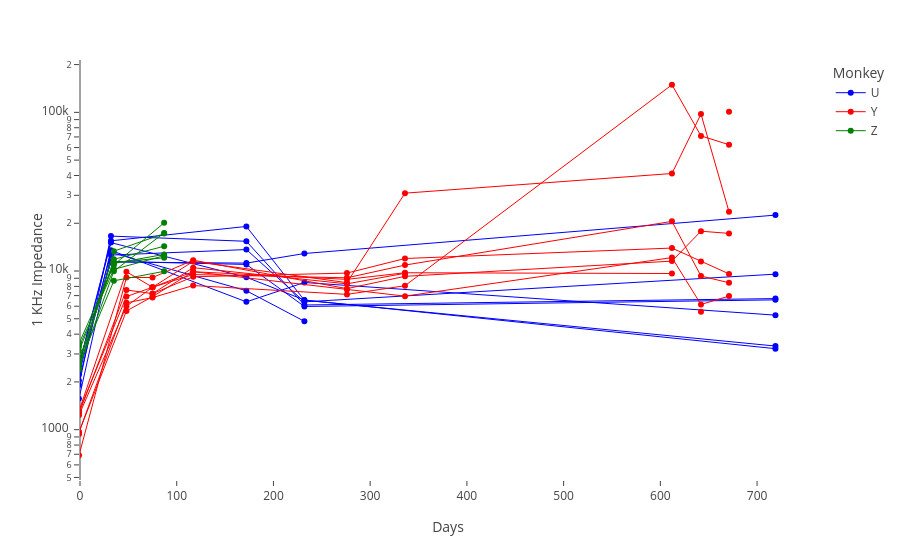

This figure's notebook cell:
### Markdown cell above
## Figure 1 - Impedances

### Code cell
fig = px.line(impedances, color='Monkey',x='Days',y='1 KHz Impedance', line_group='Channel',
             category_orders={'Monkey':['U','Y','Z']}, template=template)
fig.update_traces(line_width=1, mode='lines+markers')
fig.update_yaxes(type='log')

### Figure 1 — Plotly figure (JSON) as saved in the notebook; plotly's stock layout.template omitted (floating-point values rounded to 4 significant figures)
{"data": [{"hovertemplate": "Monkey=U<br>Channel=8<br>Days=%{x}<br>1 KHz Impedance=%{y}<extra></extra>", "legendgroup": "U", "line": {"color": "blue", "dash": "solid", "width": 1}, "mode": "lines+markers", "name": "U", "orientation": "v", "showlegend": true, "type": "scatter", "x": [-1, 32, 172, 232, 719], "xaxis": "x", "y": [2531, 15100, 9137.0, 6564, 3240.0], "yaxis": "y"}, {"hovertemplate": "Monkey=U<br>Channel=6<br>Days=%{x}<br>1 KHz Impedance=%{y}<extra></extra>", "legendgroup": "U", "line": {"color": "blue", "dash": "solid", "width": 1}, "mode": "lines+markers", "name": "U", "orientation": "v", "showlegend": false, "type": "scatter", "x": [-1, 32, 172, 232, 719], "xaxis": "x", "y": [2405, 11500, 11000.0, 5977, 6580.0], "yaxis": "y"}, {"hovertemplate": "Monkey=U<br>Channel=7<br>Days=%{x}<br>1 KHz Impedance=%{y}<extra></extra>", "legendgroup": "U", "line": {"color": "blue", "dash": "solid", "width": 1}, "mode": "lines+markers", "name": "U", "orientation": "v", "showlegend": false, "type": "scatter", "x": [-1, 32, 172, 232, 719], "xaxis": "x", "y": [2552, 15500, 19100.0, 6537, 3365.0], "yaxis": "y"}, {"hovertemplate": "Monkey=U<br>Channel=4<br>Days=%{x}<br>1 KHz Impedance=%{y}<extra></extra>", "legendgroup": "U", "line": {"color": "blue", "dash": "solid", "width": 1}, "mode": "lines+markers", "name": "U", "orientation": "v", "showlegend": false, "type": "scatter", "x": [-1, 32, 172, 232, 719], "xaxis": "x", "y": [1571, 12600, 13650.0, 6392, 9556.0], "yaxis": "y"}, {"hovertemplate": "Monkey=U<br>Channel=1<br>Days=%{x}<br>1 KHz Impedance=%{y}<extra></extra>", "legendgroup": "U", "line": {"color": "blue", "dash": "solid", "width": 1}, "mode": "lines+markers", "name": "U", "orientation": "v", "showlegend": false, "type": "scatter", "x": [-1, 32, 172, 232, 719], "xaxis": "x", "y": [2232, 13100, 7514, 4820, null], "yaxis": "y"}, {"hovertemplate": "Monkey=U<br>Channel=2<br>Days=%{x}<br>1 KHz Impedance=%{y}<extra></extra>", "legendgroup": "U", "line": {"color": "blue", "dash": "solid", "width": 1}, "mode": "lines+markers", "name": "U", "orientation": "v", "showlegend": false, "type": "scatter", "x": [-1, 32, 172, 232, 719], "xaxis": "x", "y": [2619, 11400, 11220.0, 12895, 22510.0], "yaxis": "y"}, {"hovertemplate": "Monkey=U<br>Channel=3<br>Days=%{x}<br>1 KHz Impedance=%{y}<extra></extra>", "legendgroup": "U", "line": {"color": "blue", "dash": "solid", "width": 1}, "mode": "lines+markers", "name": "U", "orientation": "v", "showlegend": false, "type": "scatter", "x": [-1, 32, 172, 232, 719], "xaxis": "x", "y": [1915, 16600, 15390.0, 6108, 6703.0], "yaxis": "y"}, {"hovertemplate": "Monkey=U<br>Channel=5<br>Days=%{x}<br>1 KHz Impedance=%{y}<extra></extra>", "legendgroup": "U", "line": {"color": "blue", "dash": "solid", "width": 1}, "mode": "lines+markers", "name": "U", "orientation": "v", "showlegend": false, "type": "scatter", "x": [-1, 32, 172, 232, 719], "xaxis": "x", "y": [2038, 13500, 6393.0, 8466, 5272.0], "yaxis": "y"}, {"hovertemplate": "Monkey=Y<br>Channel=8<br>Days=%{x}<br>1 KHz Impedance=%{y}<extra></extra>", "legendgroup": "Y", "line": {"color": "red", "dash": "solid", "width": 1}, "mode": "lines+markers", "name": "Y", "orientation": "v", "showlegend": true, "type": "scatter", "x": [-1, 48, 75, 117, 276, 336, 612, 642, 671], "xaxis": "x", "y": [1312, 9900, 7900, 11500, 8446.0, 30950, 41170.0, 97560.0, 23620.0], "yaxis": "y"}, {"hovertemplate": "Monkey=Y<br>Channel=6<br>Days=%{x}<br>1 KHz Impedance=%{y}<extra></extra>", "legendgroup": "Y", "line": {"color": "red", "dash": "solid", "width": 1}, "mode": "lines+markers", "name": "Y", "orientation": "v", "showlegend": false, "type": "scatter", "x": [-1, 48, 75, 117, 276, 336, 612, 642, 671], "xaxis": "x", "y": [1309, 6900, 7900, 9500, 9062.0, 10899, 20560.0, 9295.0, 8437.0], "yaxis": "y"}, {"hovertemplate": "Monkey=Y<br>Channel=7<br>Days=%{x}<br>1 KHz Impedance=%{y}<extra></extra>", "legendgroup": "Y", "line": {"color": "red", "dash": "solid", "width": 1}, "mode": "lines+markers", "name": "Y", "orientation": "v", "showlegend": false, "type": "scatter", "x": [-1, 48, 75, 117, 276, 336, 612, 642, 671], "xaxis": "x", "y": [963, 6300, 6800, 8100, 7124.0, 8078, 149300.0, 71060.0, 62550.0], "yaxis": "y"}, {"hovertemplate": "Monkey=Y<br>Channel=4<br>Days=%{x}<br>1 KHz Impedance=%{y}<extra></extra>", "legendgroup": "Y", "line": {"color": "red", "dash": "solid", "width": 1}, "mode": "lines+markers", "name": "Y", "orientation": "v", "showlegend": false, "type": "scatter", "x": [-1, 48, 75, 117, 276, 336, 612, 642, 671], "xaxis": "x", "y": [690, 9100, 9100, 11700, 7745, 9257, 11550.0, 17820.0, 17260.0], "yaxis": "y"}, {"hovertemplate": "Monkey=Y<br>Channel=1<br>Days=%{x}<br>1 KHz Impedance=%{y}<extra></extra>", "legendgroup": "Y", "line": {"color": "red", "dash": "solid", "width": 1}, "mode": "lines+markers", "name": "Y", "orientation": "v", "showlegend": false, "type": "scatter", "x": [-1, 48, 75, 117, 276, 336, 612, 642, 671], "xaxis": "x", "y": [937, null, 7200, 10500, 8300, 9677, null, 5535.0, null], "yaxis": "y"}, {"hovertemplate": "Monkey=Y<br>Channel=2<br>Days=%{x}<br>1 KHz Impedance=%{y}<extra></extra>", "legendgroup": "Y", "line": {"color": "red", "dash": "solid", "width": 1}, "mode": "lines+markers", "name": "Y", "orientation": "v", "showlegend": false, "type": "scatter", "x": [-1, 48, 75, 117, 276, 336, 612, 642, 671], "xaxis": "x", "y": [966, 5600, 6900, 9900, 8860.0, 9750, 9645.0, null, 100700.0], "yaxis": "y"}, {"hovertemplate": "Monkey=Y<br>Channel=3<br>Days=%{x}<br>1 KHz Impedance=%{y}<extra></extra>", "legendgroup": "Y", "line": {"color": "red", "dash": "solid", "width": 1}, "mode": "lines+markers", "name": "Y", "orientation": "v", "showlegend": false, "type": "scatter", "x": [-1, 48, 75, 117, 276, 336, 612, 642, 671], "xaxis": "x", "y": [1235, 6000, 7900, 9900, 7658.0, 6944, 12150.0, 6153.0, 6948.0], "yaxis": "y"}, {"hovertemplate": "Monkey=Y<br>Channel=5<br>Days=%{x}<br>1 KHz Impedance=%{y}<extra></extra>", "legendgroup": "Y", "line": {"color": "red", "dash": "solid", "width": 1}, "mode": "lines+markers", "name": "Y", "orientation": "v", "showlegend": false, "type": "scatter", "x": [-1, 48, 75, 117, 276, 336, 612, 642, 671], "xaxis": "x", "y": [1267, 7600, 7200, 9200, 9704, 11991, 13950.0, 11500.0, 9592.0], "yaxis": "y"}, {"hovertemplate": "Monkey=Z<br>Channel=8<br>Days=%{x}<br>1 KHz Impedance=%{y}<extra></extra>", "legendgroup": "Z", "line": {"color": "green", "dash": "solid", "width": 1}, "mode": "lines+markers", "name": "Z", "orientation": "v", "showlegend": true, "type": "scatter", "x": [-1, 35, 87], "xaxis": "x", "y": [2453, 9982, 17385], "yaxis": "y"}, {"hovertemplate": "Monkey=Z<br>Channel=6<br>Days=%{x}<br>1 KHz Impedance=%{y}<extra></extra>", "legendgroup": "Z", "line": {"color": "green", "dash": "solid", "width": 1}, "mode": "lines+markers", "name": "Z", "orientation": "v", "showlegend": false, "type": "scatter", "x": [-1, 35, 87], "xaxis": "x", "y": [2667, 11853, 14325], "yaxis": "y"}, {"hovertemplate": "Monkey=Z<br>Channel=7<br>Days=%{x}<br>1 KHz Impedance=%{y}<extra></extra>", "legendgroup": "Z", "line": {"color": "green", "dash": "solid", "width": 1}, "mode": "lines+markers", "name": "Z", "orientation": "v", "showlegend": false, "type": "scatter", "x": [-1, 35, 87], "xaxis": "x", "y": [2403, 13339, 17212], "yaxis": "y"}, {"hovertemplate": "Monkey=Z<br>Channel=4<br>Days=%{x}<br>1 KHz Impedance=%{y}<extra></extra>", "legendgroup": "Z", "line": {"color": "green", "dash": "solid", "width": 1}, "mode": "lines+markers", "name": "Z", "orientation": "v", "showlegend": false, "type": "scatter", "x": [-1, 35, 87], "xaxis": "x", "y": [3131, 11165, 12728], "yaxis": "y"}, {"hovertemplate": "Monkey=Z<br>Channel=1<br>Days=%{x}<br>1 KHz Impedance=%{y}<extra></extra>", "legendgroup": "Z", "line": {"color": "green", "dash": "solid", "width": 1}, "mode": "lines+markers", "name": "Z", "orientation": "v", "showlegend": false, "type": "scatter", "x": [-1, 35, 87], "xaxis": "x", "y": [3330, 10248, 12480], "yaxis": "y"}, {"hovertemplate": "Monkey=Z<br>Channel=2<br>Days=%{x}<br>1 KHz Impedance=%{y}<extra></extra>", "legendgroup": "Z", "line": {"color": "green", "dash": "solid", "width": 1}, "mode": "lines+markers", "name": "Z", "orientation": "v", "showlegend": false, "type": "scatter", "x": [-1, 35, 87], "xaxis": "x", "y": [2589, 8677, 9955], "yaxis": "y"}, {"hovertemplate": "Monkey=Z<br>Channel=3<br>Days=%{x}<br>1 KHz Impedance=%{y}<extra></extra>", "legendgroup": "Z", "line": {"color": "green", "dash": "solid", "width": 1}, "mode": "lines+markers", "name": "Z", "orientation": "v", "showlegend": false, "type": "scatter", "x": [-1, 35, 87], "xaxis": "x", "y": [2760, 11327, 12117], "yaxis": "y"}, {"hovertemplate": "Monkey=Z<br>Channel=5<br>Days=%{x}<br>1 KHz Impedance=%{y}<extra></extra>", "legendgroup": "Z", "line": {"color": "green", "dash": "solid", "width": 1}, "mode": "lines+markers", "name": "Z", "orientation": "v", "showlegend": false, "type": "scatter", "x": [-1, 35, 87], "xaxis": "x", "y": [3495, 10932, 20130], "yaxis": "y"}], "layout": {"autosize": true, "legend": {"title": {"text": "Monkey"}, "tracegroupgap": 0}, "margin": {"t": 60}, "xaxis": {"anchor": "y", "autorange": true, "domain": [0, 1], "range": [0, 760.7], "title": {"text": "Days"}, "type": "linear"}, "yaxis": {"anchor": "x", "autorange": true, "domain": [0, 1], "range": [2.673, 5.34], "title": {"text": "1 KHz Impedance"}, "type": "log"}}}
